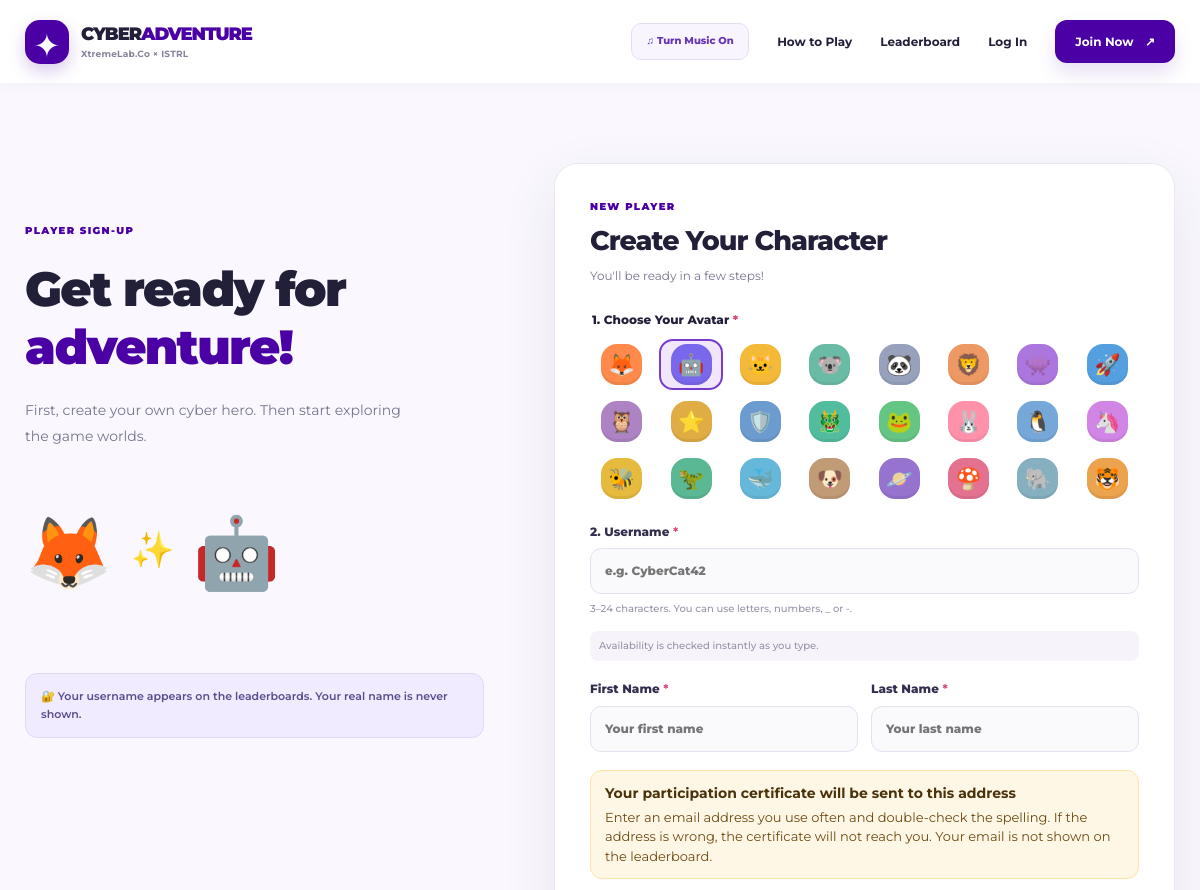
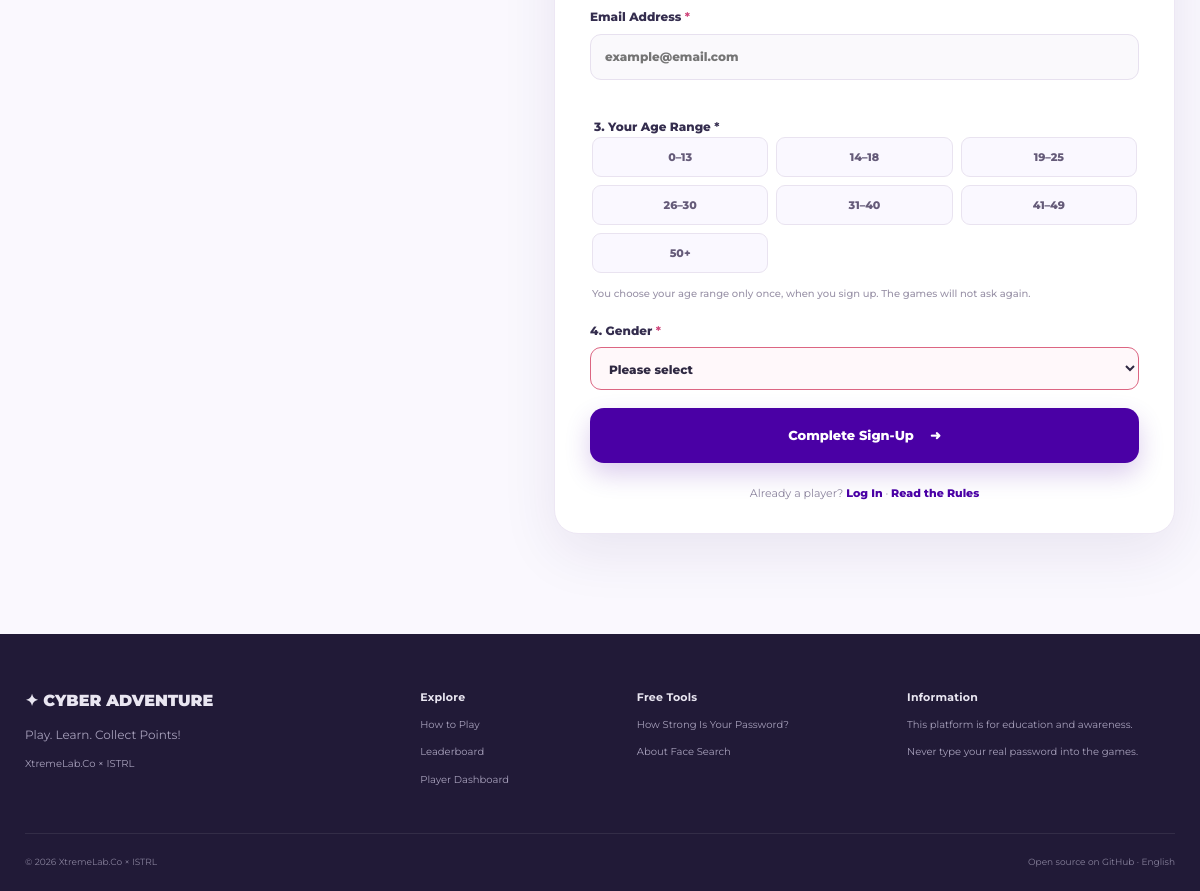
Screenshot of /register with the database file from the repository (2 pictures, top to bottom).
### tables this page shows
CREATE TABLE IF NOT EXISTS settings (
  `key` VARCHAR(100) PRIMARY KEY,
  value TEXT NOT NULL
);

CREATE TABLE IF NOT EXISTS age_groups (
  id INT UNSIGNED AUTO_INCREMENT PRIMARY KEY,
  slug VARCHAR(32) NOT NULL UNIQUE,
  label VARCHAR(30) NOT NULL,
  min_age SMALLINT UNSIGNED NOT NULL,
  max_age SMALLINT UNSIGNED NULL,
  difficulty TINYINT UNSIGNED NOT NULL DEFAULT 2,
  position TINYINT UNSIGNED NOT NULL,
  enabled TINYINT(1) NOT NULL DEFAULT 1
);

### app/views/register.php (the view, shortened to what this page needs)
<section class="auth-wrap container"><div class="auth-info"><div class="eyebrow">PLAYER SIGN-UP</div><h1>Get ready for <em>adventure!</em></h1><p>First, create your own cyber hero. Then start exploring the game worlds.</p><div class="auth-illustration">🦊 <span>✨</span> 🤖</div><div class="small-tip">🔐 Your username appears on the leaderboards. Your real name is never shown.</div></div>
<div class="auth-panel"><div class="panel-head"><span class="eyebrow">NEW PLAYER</span><h2>Create Your Character</h2><p>You'll be ready in a few steps!</p></div>
<form method="post" action="/register" class="auth-form"><input type="hidden" name="_csrf" value="<?=e(csrf())?>">
<fieldset class="avatar-field"><legend>1. Choose Your Avatar <span>*</span></legend><div class="avatar-grid">
<?php foreach(avatar_choices() as $i=>$avatar):?><label class="avatar-option"><input type="radio" name="avatar_id" value="<?=e($avatar)?>" <?=$i===1?'checked':''?>><span class="avatar-option-visual"><?=avatar_svg($avatar)?></span></label><?php endforeach; ?>
</div></fieldset>
<label class="field"><span>2. Username <b>*</b></span><input name="username" required minlength="3" maxlength="24" autocomplete="off" placeholder="e.g. CyberCat42" data-username-check aria-describedby="username-help username-status"><small id="username-help">3–24 characters. You can use letters, numbers, _ or -.</small><small class="username-status" id="username-status" role="status" aria-live="polite">Availability is checked instantly as you type.</small></label>
<div class="form-columns"><label class="field"><span>First Name <b>*</b></span><input name="first_name" required minlength="2" maxlength="80" autocomplete="given-name" placeholder="Your first name"></label><label class="field"><span>Last Name <b>*</b></span><input name="last_name" required minlength="2" maxlength="80" autocomplete="family-name" placeholder="Your last name"></label></div>
<div class="email-notice" role="note"><strong>Your participation certificate will be sent to this address</strong><span>Enter an email address you use often and double-check the spelling. If the address is wrong, the certificate will not reach you. Your email is not shown on the leaderboard.</span></div><label class="field"><span>Email Address <b>*</b></span><input type="email" name="email" required maxlength="190" autocomplete="email" inputmode="email" placeholder="example@email.com" data-email-check><small class="email-hint" data-email-hint aria-live="polite"></small></label>
<fieldset class="field"><legend>3. Your Age Range <b>*</b></legend><div class="age-grid">
<?php foreach($age_groups as $age):?><label class="choice-tile"><input type="radio" name="age_group_id" value="<?=e($age['id'])?>" required><span><?=e($age['label'])?></span></label><?php endforeach; ?></div><small>You choose your age range only once, when you sign up. The games will not ask again.</small></fieldset>
<label class="field"><span>4. Gender <b>*</b></span><select name="gender" required><option value="" selected disabled>Please select</option></select></label>
<button class="btn btn-primary btn-block btn-xl" type="submit">Complete Sign-Up <span>➜</span></button>
<p class="helper-text">Already a player? <a href="/login">Log In</a> · <a href="/rules">Read the Rules</a></p>
</form></div></section>

### public/index.php (shortened to what this page needs)
<?php
require dirname(__DIR__).'/app/core.php';
$path=parse_url($_SERVER['REQUEST_URI']??'/',PHP_URL_PATH)?:'/';
$path=rtrim($path,'/')?:'/';
$isApi=str_starts_with($path,'/api/');
try {
    if ($path==='/register') {
        render('register',['page_title'=>'Sign Up','age_groups'=>age_groups()]);exit;
    }
}catch(UserException $e){
    $status=$e->getCode();if($status<400||$status>599)$status=400;
    if($isApi){jreply(['ok'=>false,'message'=>$e->getMessage()],$status);}
    http_response_code($status);
    render('error',['page_title'=>'Something Went Wrong','error'=>$e->getMessage()]);
}catch(Throwable $e){
    error_log('[SiberMacera] '.$e->getMessage().' @ '.$e->getFile().':'.$e->getLine());
    if($isApi)jreply(['ok'=>false,'message'=>'There was a problem connecting to the server. Please try again.'],500);
    http_response_code(503);
    render('error',['page_title'=>'Connection Problem','error'=>'System data cannot be reached. Check that setup has been completed.']);
}

### app/views/header.php (shortened to what this page needs)
<?php $isAdminRoute=str_starts_with(parse_url($_SERVER['REQUEST_URI']??'/',PHP_URL_PATH)?:'','/admin');$navPlayer=empty($_SESSION['player_id'])?null:['id'=>$_SESSION['player_id']]; ?>
<!doctype html>
<html lang="en">
<head>
<link rel="stylesheet" href="/assets/css/app.css?v=19">
</head>
<body class="<?= $isAdminRoute?'admin-body':'' ?>">
<header class="topbar"><div class="container nav-inner">
<a href="/" class="brand" aria-label="Cyber Adventure home"><span class="brand-mark">✦</span><span class="brand-text"><strong>CYBER<span>ADVENTURE</span></strong><small><?=e(setting('organization_name','XtremeLab.Co × ISTRL'))?></small></span></a>
<nav class="nav-links" aria-label="Main menu">
<?php if (!$isAdminRoute && !str_starts_with(parse_url($_SERVER['REQUEST_URI']??'/',PHP_URL_PATH)?:'/','/game/')): ?><button type="button" class="global-music" aria-label="Turn music on or off" aria-pressed="true" data-main-music data-music-url="<?=e(setting('music_main_url','/assets/sounds/main-theme.mp3'))?>">♫ Music: On</button><?php endif; ?>
<a href="/rules">How to Play</a><a href="/leaderboard">Leaderboard</a>
<?php if($isAdminRoute): ?><a href="/admin">Admin</a><?php elseif($navPlayer): ?><a href="/dashboard">My Dashboard</a><?php else: ?><a href="/login">Log In</a><a class="nav-cta" href="/register">Join Now <span>↗</span></a><?php endif; ?>
</nav></div></header>
<main id="main-content">

### app/core.php (shortened to what this page needs)
<?php
function conf(): array {
    static $config = null;
    if ($config === null) {
        $path = PROJECT_ROOT . '/config/local.php';
        $config = is_file($path) ? require $path : (require PROJECT_ROOT . '/config/local.example.php');
    }
    return $config;
}
function cfg(string $key, mixed $default = null): mixed { return conf()[$key] ?? $default; }
function db(): PDO {
    static $db = null;
    if ($db instanceof PDO) return $db;
    $dsn = sprintf('mysql:host=%s;port=%s;dbname=%s;charset=utf8mb4', cfg('db_host'), cfg('db_port','3306'), cfg('db_name'));
    $db = new PDO($dsn, (string) cfg('db_user'), (string) cfg('db_password'), [
        PDO::ATTR_ERRMODE => PDO::ERRMODE_EXCEPTION,
        PDO::ATTR_DEFAULT_FETCH_MODE => PDO::FETCH_ASSOC,
        PDO::ATTR_EMULATE_PREPARES => false,
    ]);
    return $db;
}
function e(mixed $value): string { return htmlspecialchars((string)$value, ENT_QUOTES | ENT_SUBSTITUTE, 'UTF-8'); }
function read_flash(): ?array { $msg=$_SESSION['flash']??null; unset($_SESSION['flash']); return is_array($msg)?$msg:null; }
function setting(string $key,string $default=''): string {
    try { $q=db()->prepare('SELECT value FROM settings WHERE `key`=?'); $q->execute([$key]);$v=$q->fetchColumn();return $v===false?$default:(string)$v; }
    catch(Throwable $e){ return $default; }
}
function age_groups():array { return db()->query('SELECT * FROM age_groups WHERE enabled=1 ORDER BY position')->fetchAll(); }
function avatar_svg(string $id): string {
    $avatars=['fox'=>['🦊','#FF8A4C'],'robot'=>['🤖','#7968EC'],'cat'=>['🐱','#F5B939'],'koala'=>['🐨','#69BBA6'],'panda'=>['🐼','#97A1BC'],'lion'=>['🦁','#EE9864'],'alien'=>['👾','#AB76DE'],'rocket'=>['🚀','#549FDF'],'owl'=>['🦉','#AE83C4'],'star'=>['⭐','#E0AC44'],'shield'=>['🛡️','#6C9BCF'],'dragon'=>['🐲','#52BD9E'],'frog'=>['🐸','#65C582'],'rabbit'=>['🐰','#FF91AB'],'penguin'=>['🐧','#75A7D9'],'unicorn'=>['🦄','#D186E5'],'bee'=>['🐝','#E6BA3C'],'dinosaur'=>['🦖','#5BB895'],'whale'=>['🐳','#66B8DA'],'dog'=>['🐶','#C19A76'],'planet'=>['🪐','#9673CF'],'mushroom'=>['🍄','#E47190'],'elephant'=>['🐘','#86AFBF'],'tiger'=>['🐯','#EBA34D']];
    [$emoji,$bg]=$avatars[$id]??$avatars['robot'];
    return '<span class="avatar" style="--avatar-bg:'.e($bg).'" aria-label="Avatar">'.$emoji.'</span>';
}
function avatar_choices(): array {return ['fox','robot','cat','koala','panda','lion','alien','rocket','owl','star','shield','dragon','frog','rabbit','penguin','unicorn','bee','dinosaur','whale','dog','planet','mushroom','elephant','tiger'];}
function render(string $view, array $data=[]): void {
    extract($data,EXTR_SKIP); $flash=read_flash();
    include PROJECT_ROOT.'/app/views/header.php';
    include PROJECT_ROOT.'/app/views/'.$view.'.php';
    include PROJECT_ROOT.'/app/views/footer.php';
}

### app/views/footer.php
</main><footer class="site-footer"><div class="container footer-grid">
<div><a href="/" class="footer-logo">✦ CYBER ADVENTURE</a><p>Play. Learn. Collect Points!</p><small><?=e(setting('organization_name','XtremeLab.Co × ISTRL'))?></small></div>
<div><strong>Explore</strong><a href="/rules">How to Play</a><a href="/leaderboard">Leaderboard</a><a href="/dashboard">Player Dashboard</a></div>
<div><strong>Free Tools</strong><a href="/password-test">How Strong Is Your Password?</a><a href="/face-search">About Face Search</a></div>
<div><strong>Information</strong><span>This platform is for education and awareness.</span><span>Never type your real password into the games.</span></div>
</div><div class="container footer-bottom"><span>© <?=date('Y')?> <?=e(setting('organization_name','XtremeLab.Co × ISTRL'))?></span><span><a href="https://github.com/XtremeLabCo/XLC-CyberAdventure" rel="noopener">Open source on GitHub</a> · English</span></div></footer>
</body></html>

### rows the page displays
settings: value "XtremeLab.Co × ISTRL"
age_groups: label "0–13"
age_groups: label "14–18"
age_groups: label "19–25"
age_groups: label "26–30"
age_groups: label "31–40"
age_groups: label "41–49"
age_groups: label "50+"

### other values shown
$emoji "🦊"
$emoji "🤖"
$emoji "🐱"
$emoji "🐨"
$emoji "🐼"
$emoji "🦁"
$emoji "👾"
$emoji "🚀"
$emoji "🦉"
$emoji "⭐"
$emoji "🛡️"
$emoji "🐲"
$emoji "🐸"
$emoji "🐰"
$emoji "🐧"
